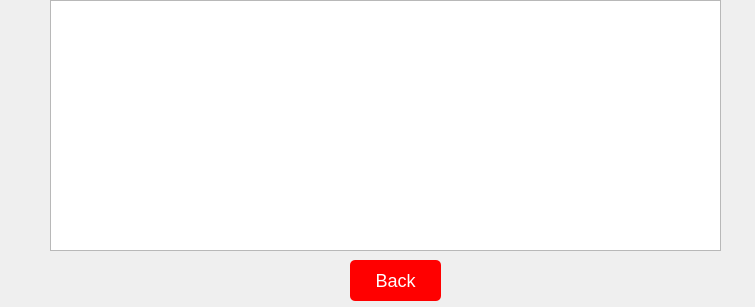
<?xml version="1.0" encoding="UTF-8"?>
<ui version="4.0">
 <class>attendanceReport</class>
 <widget class="QWidget" name="attendanceReport">
  <property name="geometry">
   <rect>
    <x>0</x>
    <y>0</y>
    <width>755</width>
    <height>307</height>
   </rect>
  </property>
  <property name="windowTitle">
   <string>Form</string>
  </property>
  <widget class="QTableView" name="tableView">
   <property name="geometry">
    <rect>
     <x>50</x>
     <y>0</y>
     <width>671</width>
     <height>251</height>
    </rect>
   </property>
   <property name="styleSheet">
    <string notr="true">color: black;
background-image: url(:/assets/plan.jpg);
font-size: 18px;
opacity: 0.9;
overflow-y: scroll;
overflow-x: scroll;
height: auto;
width: 100%;</string>
   </property>
  </widget>
  <widget class="QPushButton" name="backBtn">
   <property name="geometry">
    <rect>
     <x>350</x>
     <y>260</y>
     <width>91</width>
     <height>41</height>
    </rect>
   </property>
   <property name="styleSheet">
    <string notr="true">opacity: 1;
 padding: 10px;
 box-shadow: 2px 2px grey;
 font-size: 18px;
 color: white;
 background: red; 
border-radius: 5px;
z-index: 1;
</string>
   </property>
   <property name="text">
    <string>Back</string>
   </property>
  </widget>
 </widget>
 <resources/>
 <connections/>
</ui>
